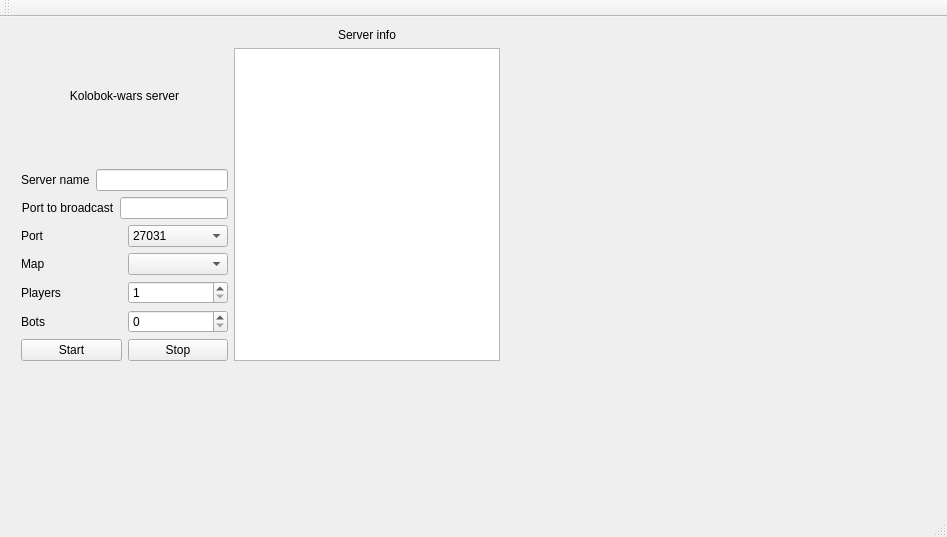
<?xml version="1.0" encoding="UTF-8"?>
<ui version="4.0">
 <class>ServerUi</class>
 <widget class="QMainWindow" name="ServerUi">
  <property name="geometry">
   <rect>
    <x>0</x>
    <y>0</y>
    <width>947</width>
    <height>537</height>
   </rect>
  </property>
  <property name="windowTitle">
   <string>Server</string>
  </property>
  <widget class="QWidget" name="centralWidget">
   <widget class="QWidget" name="verticalLayoutWidget">
    <property name="geometry">
     <rect>
      <x>10</x>
      <y>0</y>
      <width>501</width>
      <height>355</height>
     </rect>
    </property>
    <layout class="QVBoxLayout" name="verticalLayout_3">
     <item>
      <layout class="QFormLayout" name="formLayout_8">
       <item row="1" column="1">
        <layout class="QVBoxLayout" name="verticalLayout_2">
         <item>
          <widget class="QLabel" name="labl_6">
           <property name="layoutDirection">
            <enum>Qt::LeftToRight</enum>
           </property>
           <property name="text">
            <string>Server info</string>
           </property>
           <property name="alignment">
            <set>Qt::AlignHCenter|Qt::AlignTop</set>
           </property>
          </widget>
         </item>
         <item>
          <widget class="QTextEdit" name="console">
           <property name="readOnly">
            <bool>true</bool>
           </property>
          </widget>
         </item>
        </layout>
       </item>
       <item row="1" column="0">
        <layout class="QVBoxLayout" name="verticalLayout">
         <item>
          <layout class="QVBoxLayout" name="verticalLayout_4">
           <item>
            <widget class="QLabel" name="label_7">
             <property name="text">
              <string>Kolobok-wars server</string>
             </property>
             <property name="alignment">
              <set>Qt::AlignCenter</set>
             </property>
            </widget>
           </item>
           <item>
            <layout class="QHBoxLayout" name="horizontalLayout">
             <item>
              <widget class="QLabel" name="label">
               <property name="text">
                <string>Server name</string>
               </property>
              </widget>
             </item>
             <item>
              <widget class="QLineEdit" name="serverName">
               <property name="maxLength">
                <number>12</number>
               </property>
              </widget>
             </item>
            </layout>
           </item>
           <item>
            <layout class="QHBoxLayout" name="horizontalLayout_7">
             <item>
              <layout class="QGridLayout" name="gridLayout">
               <item row="0" column="0">
                <widget class="QLabel" name="label_6">
                 <property name="text">
                  <string>Port to broadcast</string>
                 </property>
                 <property name="alignment">
                  <set>Qt::AlignCenter</set>
                 </property>
                </widget>
               </item>
              </layout>
             </item>
             <item>
              <widget class="QLineEdit" name="portToBroadcast"/>
             </item>
            </layout>
           </item>
           <item>
            <layout class="QHBoxLayout" name="horizontalLayout_2">
             <item>
              <widget class="QLabel" name="label_2">
               <property name="text">
                <string>Port</string>
               </property>
              </widget>
             </item>
             <item>
              <widget class="QComboBox" name="port">
               <item>
                <property name="text">
                 <string>27031</string>
                </property>
               </item>
               <item>
                <property name="text">
                 <string>27032</string>
                </property>
               </item>
               <item>
                <property name="text">
                 <string>27033</string>
                </property>
               </item>
               <item>
                <property name="text">
                 <string>27034</string>
                </property>
               </item>
               <item>
                <property name="text">
                 <string>27035</string>
                </property>
               </item>
              </widget>
             </item>
            </layout>
           </item>
           <item>
            <layout class="QHBoxLayout" name="horizontalLayout_3">
             <item>
              <widget class="QLabel" name="label_3">
               <property name="text">
                <string>Map</string>
               </property>
              </widget>
             </item>
             <item>
              <widget class="QComboBox" name="mapName"/>
             </item>
            </layout>
           </item>
           <item>
            <layout class="QHBoxLayout" name="horizontalLayout_6">
             <item>
              <widget class="QLabel" name="label_4">
               <property name="text">
                <string>Players</string>
               </property>
              </widget>
             </item>
             <item>
              <widget class="QSpinBox" name="players">
               <property name="minimum">
                <number>1</number>
               </property>
               <property name="maximum">
                <number>8</number>
               </property>
              </widget>
             </item>
            </layout>
           </item>
           <item>
            <layout class="QHBoxLayout" name="horizontalLayout_5">
             <item>
              <widget class="QLabel" name="label_5">
               <property name="text">
                <string>Bots</string>
               </property>
              </widget>
             </item>
             <item>
              <widget class="QSpinBox" name="bots">
               <property name="maximum">
                <number>8</number>
               </property>
              </widget>
             </item>
            </layout>
           </item>
           <item>
            <layout class="QHBoxLayout" name="horizontalLayout_4">
             <item>
              <widget class="QPushButton" name="start">
               <property name="text">
                <string>Start</string>
               </property>
              </widget>
             </item>
             <item>
              <widget class="QPushButton" name="stop">
               <property name="text">
                <string>Stop</string>
               </property>
              </widget>
             </item>
            </layout>
           </item>
          </layout>
         </item>
        </layout>
       </item>
      </layout>
     </item>
    </layout>
   </widget>
  </widget>
  <widget class="QToolBar" name="mainToolBar">
   <attribute name="toolBarArea">
    <enum>TopToolBarArea</enum>
   </attribute>
   <attribute name="toolBarBreak">
    <bool>false</bool>
   </attribute>
  </widget>
  <widget class="QStatusBar" name="statusBar"/>
 </widget>
 <layoutdefault spacing="6" margin="11"/>
 <resources/>
 <connections/>
</ui>
